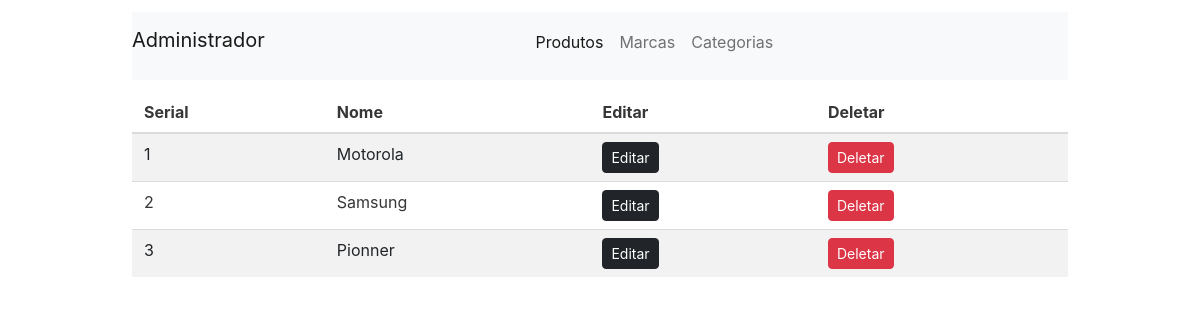
The app's page /marcas (signed in) with its own data.
### loja/produtos/models.py (models this page shows)
class Marca(db.Model):
    id = db.Column(db.Integer, primary_key=True)
    name = db.Column(db.String(30), nullable=False, unique=True)

### loja/admin/rotas.py (the view)
@app.route('/marcas')
def marcas():
    if 'email' not in session:
        flash(f'Favor fazer login Primeiro', 'success')
        return redirect(url_for('login'))
    marcas = Marca.query.order_by(Marca.id.desc()).all()
    return render_template('admin/marca.html', title="Marcas", marcas=marcas)

### loja/templates/admin/marca.html (shortened to what this page needs)
{% extends 'layouts.html' %}
{% block content %}
<div class="container mt-3">
  <nav class="navbar navbar-expand-lg bg-light">
      <div class="container-fluid">
        <a class="navbar-brand" href="{{url_for('admin')}}">Administrador</a>
        <div class="collapse navbar-collapse" id="navbarSupportedContent">
          <ul class="navbar-nav me-auto mb-2 mb-lg-0">
            <li class="nav-item">
              <a class="nav-link active" aria-current="page" href="{{url_for('admin')}}">Produtos</a>
            </li>
            <li class="nav-item">
              <a class="nav-link" href="{{url_for('marcas')}}">Marcas</a>
            </li>
            <li class="nav-item">
                <a class="nav-link" href="{{url_for('categoria')}}">Categorias</a>
            </li>
          </ul>
        </div>
      </div>
    </nav>
</div>
<div class="container mt-3">
    <table class="table table-sm table-striped">
        <thead>
            <th>Serial</th>
            <th>Nome</th>
            <th>Editar</th>
            <th>Deletar</th>
        </thead>
        <tbody>
            {% if marcas %}
            {% for marca in marcas %}
            <tr>
                <td>{{loop.index}}</td>
                <td>{{marca.name}}</td>
                <td><a href="{{url_for('updatemarca', id=marca.id)}}" class="btn btn-sm btn-dark">Editar</a></td>
                <td>
                  <a href="{{url_for('deletemarca', id=marca.id)}}" class="btn btn-sm btn-danger" >Deletar</a>
                </td>
           </tr>
           {% endfor %}
           {% endif %}
        </tbody>
    </table>
</div>
{% endblock content %}

### records on screen
Marca: name "Motorola"
Marca: name "Samsung"
Marca: name "Pionner"
